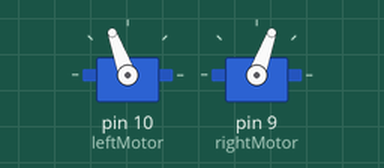
Bench run of a sketch on a simulated Arduino Uno, built with avr-gcc and run on an emulated ATmega328P. Parts: 2 × servo. What the sketch prints to the serial monitor is not drawn.

Above: at 0.1 s.
Timing chart, 0 to 1.6 s (numbered marks = the images above):
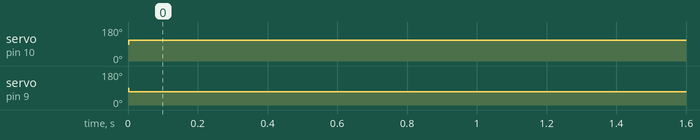

The sketch:

1_wheel_test.ino
```cpp
// /*
//   SKETCH 1: SAFE WHEEL CALIBRATION
//   Objective: Get the robot moving forward in a straight line.
// */

#include <Servo.h>

// --- SPEED GOVERNOR ---
// Change this to limit the robot's top speed (Range: 0 to 90)
// 90 is full speed, 30 is a safe walking pace.
int MAX_SPEED = 20;

Servo leftMotor;
Servo rightMotor;

void setup() {
  // Connect the muscles (servos) to the brain (Arduino)
  leftMotor.attach(10);   // Pin 10
  rightMotor.attach(9);    // Pin 9

  leftMotor.write(90);
  rightMotor.write(90);
  delay(1);

  Serial.begin(9600);
  Serial.println("Robot Ready for Calibration...");
}

void loop() {
  // --- STUDENT SECTION: CALIBRATION --- CHANGE THIS!
  int leftPower = 100;
  int rightPower = 100;

  setMotorSpeed(leftPower, rightPower);

  delay(20);
}

/**
 * setMotorSpeed helper function
 */
void setMotorSpeed(int left, int right) {
  left = constrain(left, -100, 100);
  right = constrain(right, -100, 100);

  int leftValue = map(left, -100, 100, 90 - MAX_SPEED, 90 + MAX_SPEED);
  int rightValue = map(right, -100, 100, 90 + MAX_SPEED, 90 - MAX_SPEED);

  leftMotor.write(leftValue);
  rightMotor.write(rightValue);
}
```

Measured:
- by itself, servo on pin 10 (leftMotor): 90° → 110° at 0.00 s
- by itself, servo on pin 9 (rightMotor): 90° → 70° at 0.00 s
